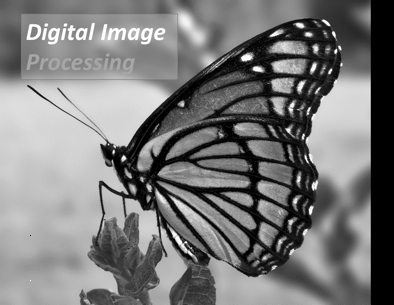
%> input picture Dữ liệu bài tập/Buổi 08 (15-12-S)/butterfly.png, 394 x 305 px
$ octave Ex8_3.m   (GNU Octave 9; MATLAB toolbox functions it lacks are replaced by stand-ins)
%> lines starting %> are read from the running program, lines starting %| are printed output that depends on the picture
%Ex8_3

clear, clc, close all;

%%%%%%%%%%%%%%%%%%%%%%%%%%%%%%%%%%%%%%%%%%%%%%%%%%%%
pkg load image;
FS = 15;

%Load image test
I = imread('butterfly.png');
%> I is the input picture: size 305x394x3 uint8; min 0, max 255, mean 121.3

%Define 3 differents structuring elements
se1 = strel('line', 10, 0);
se2 = strel('line', 10, 45);
se3 = strel('line', 10, 90);

%Perform a sequence of dilation
I_dilation1 = imdilate(I, se1);
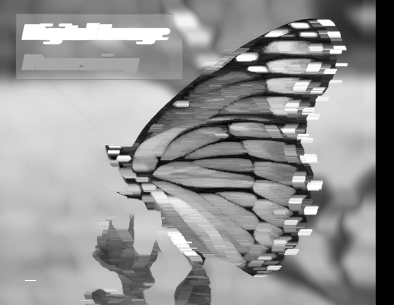
%> I_dilation1: size 305x394x3 uint8; min 0, max 255, mean 148
I_dilation2 = imdilate(I_dilation1, se2);
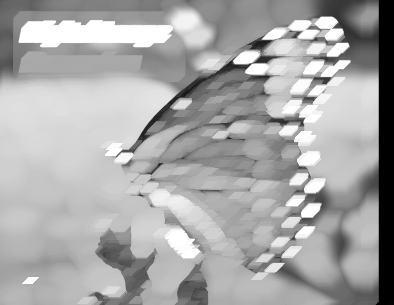
%> I_dilation2: size 305x394x3 uint8; min 0, max 255, mean 167.8
I_dilation3 = imdilate(I_dilation2, se3);
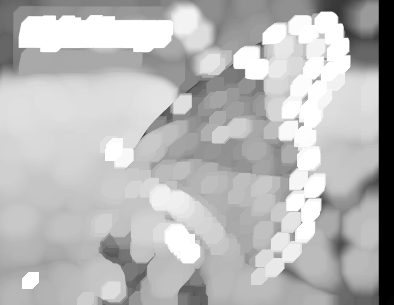
%> I_dilation3: size 305x394x3 uint8; min 0, max 255, mean 183.5

%Show image
figure(1), clf;
subplot(2, 2, 1), imshow(I), title('Original image', "fontsize", FS);
subplot(2, 2, 2), imshow(I_dilation1), title('1st dilation image', "fontsize", FS);
subplot(2, 2, 3), imshow(I_dilation2), title('2nd dilation image', "fontsize", FS);
subplot(2, 2, 4), imshow(I_dilation3), title('3rd dilation image', "fontsize", FS);

$ run again, with Dữ liệu bài tập/Buổi 08 (15-12-S)/bike.png copied over Dữ liệu bài tập/Buổi 08 (15-12-S)/butterfly.png
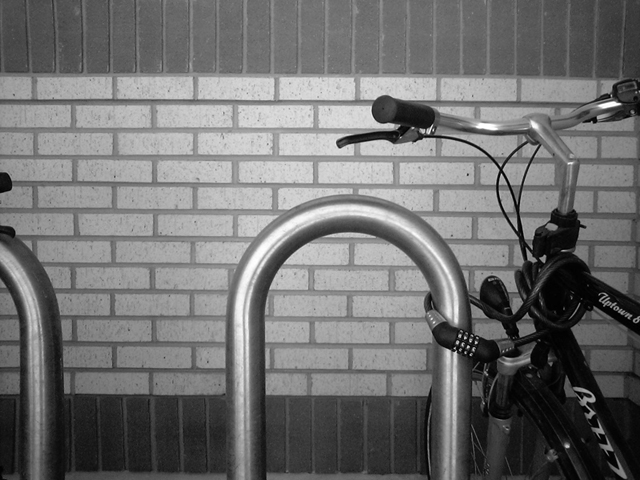
%> input picture Dữ liệu bài tập/Buổi 08 (15-12-S)/bike.png, 640 x 480 px
%> I is the input picture: size 480x640 uint8; min 0, max 255, mean 112.2
%> `I_dilation1 = imdilate(I, se1);`:
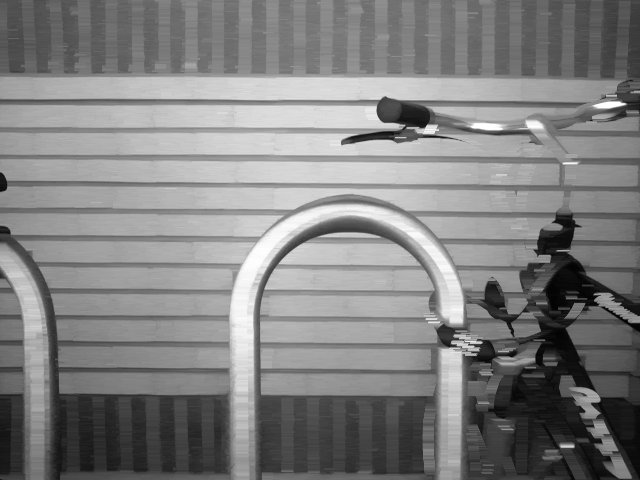
%> I_dilation1: size 480x640 uint8; min 3, max 255, mean 128.6
%> `I_dilation3 = imdilate(I_dilation2, se3);`:
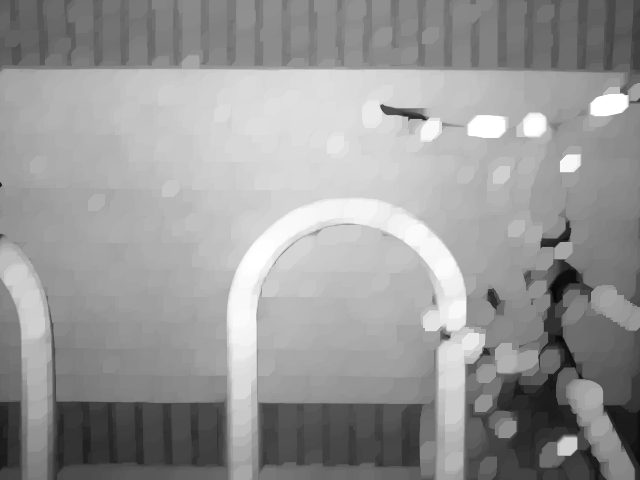
%> I_dilation3: size 480x640 uint8; min 8, max 255, mean 151.6

$ run again, with Dữ liệu bài tập/Buổi 08 (15-12-S)/coins.png copied over Dữ liệu bài tập/Buổi 08 (15-12-S)/butterfly.png
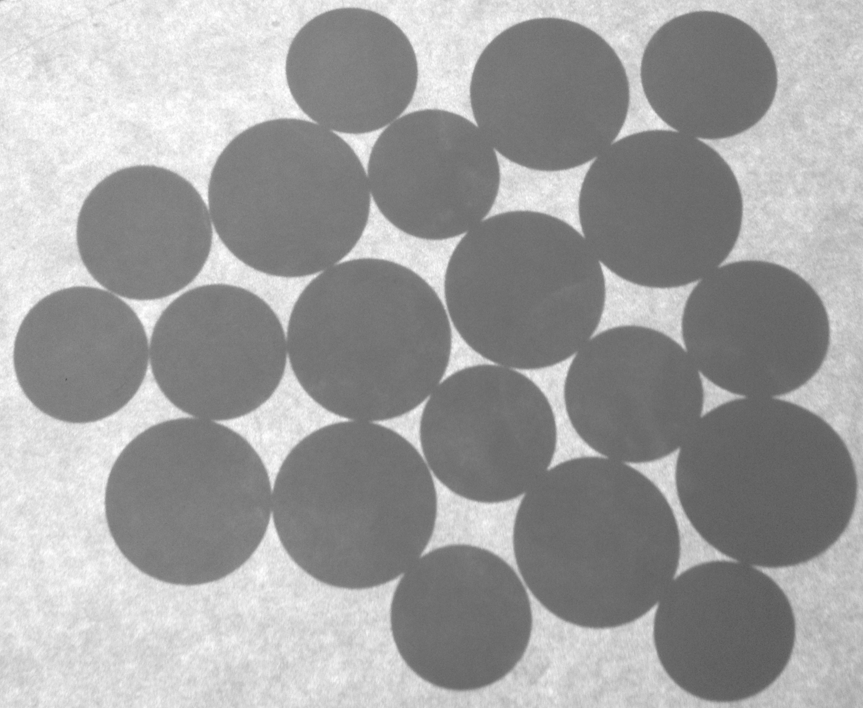
%> input picture Dữ liệu bài tập/Buổi 08 (15-12-S)/coins.png, 863 x 708 px
%> I is the input picture: size 708x863 uint8; min 87, max 255, mean 159.7
%> `I_dilation2 = imdilate(I_dilation1, se2);`:
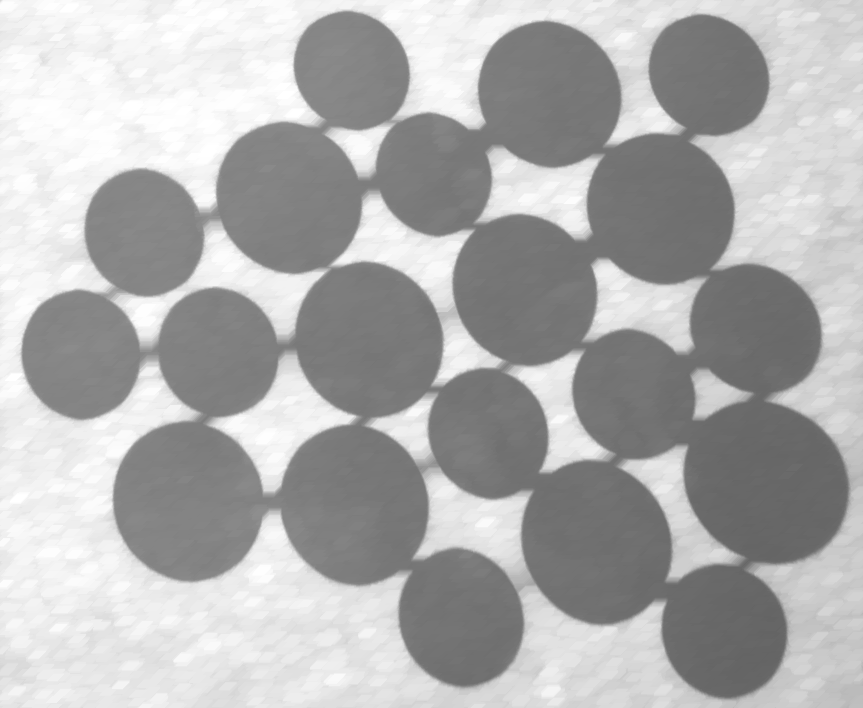
%> I_dilation2: size 708x863 uint8; min 100, max 255, mean 175
%> `I_dilation3 = imdilate(I_dilation2, se3);`:
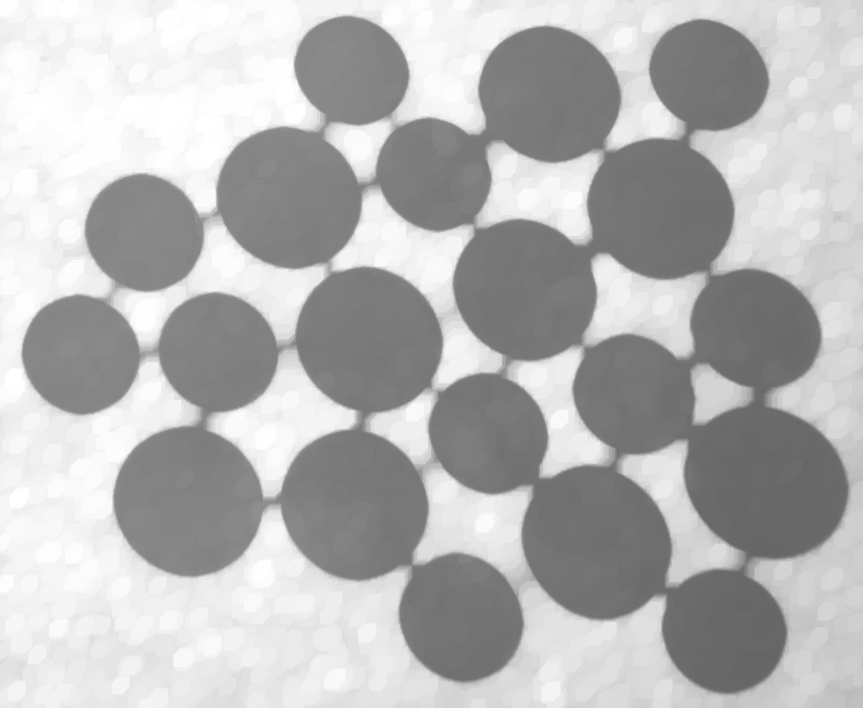
%> I_dilation3: size 708x863 uint8; min 101, max 255, mean 181.7

$ run again, with Dữ liệu bài tập/Buổi 08 (15-12-S)/man_face.png copied over Dữ liệu bài tập/Buổi 08 (15-12-S)/butterfly.png
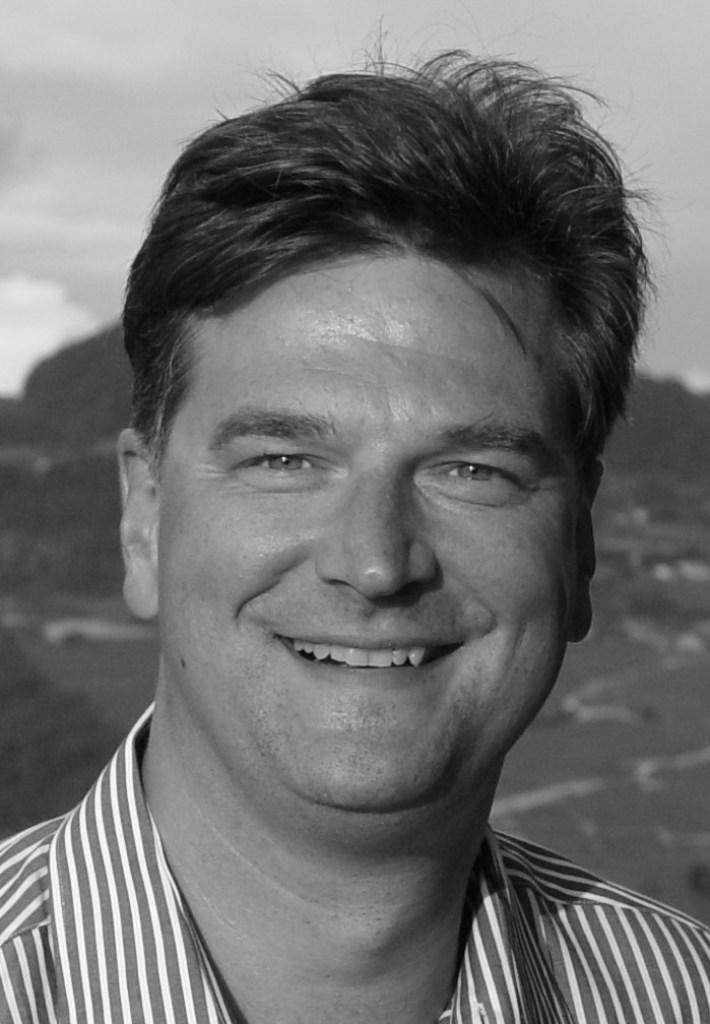
%> input picture Dữ liệu bài tập/Buổi 08 (15-12-S)/man_face.png, 710 x 1024 px
%> I is the input picture: size 1024x710 uint8; min 2, max 254, mean 112.6
%> `I_dilation1 = imdilate(I, se1);`:
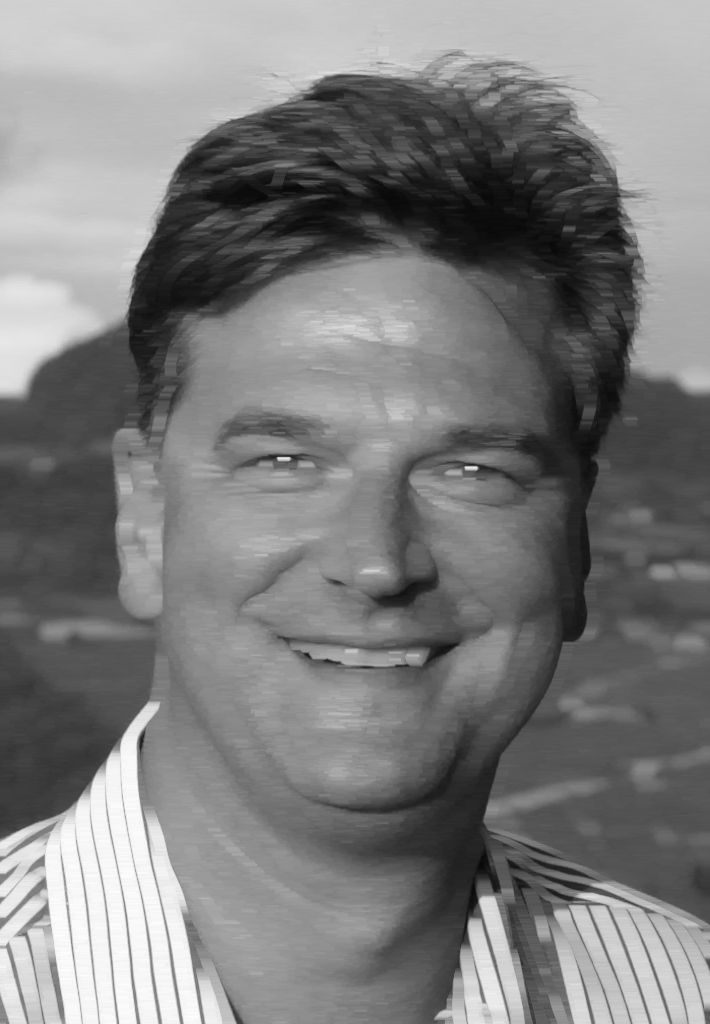
%> I_dilation1: size 1024x710 uint8; min 7, max 254, mean 125.2
%> `I_dilation3 = imdilate(I_dilation2, se3);`:
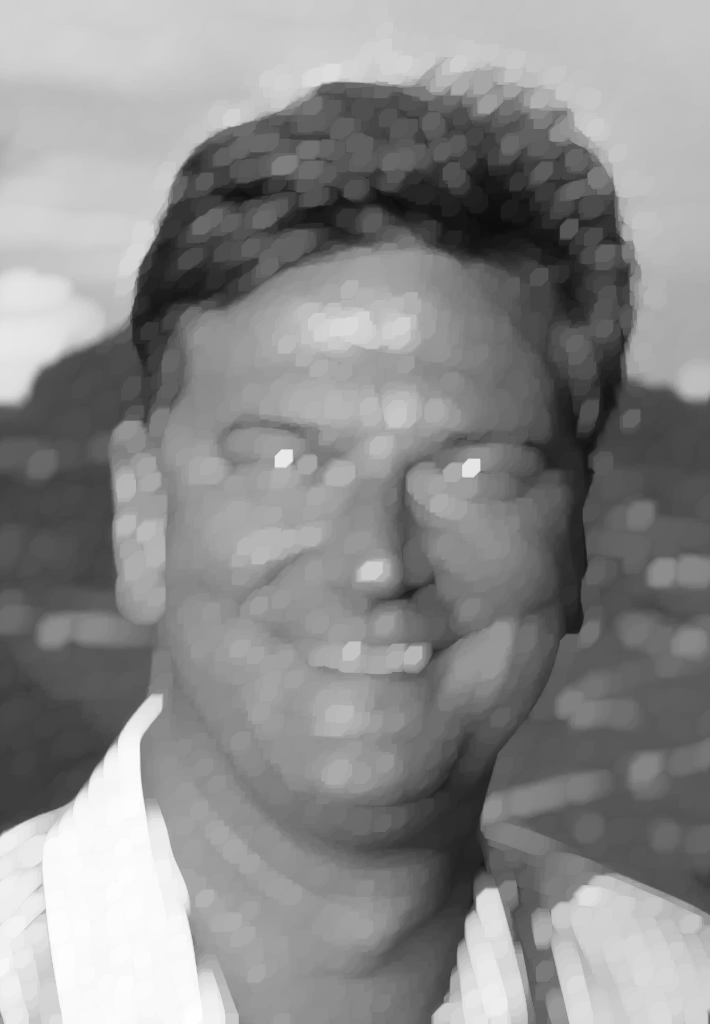
%> I_dilation3: size 1024x710 uint8; min 13, max 254, mean 138.6
